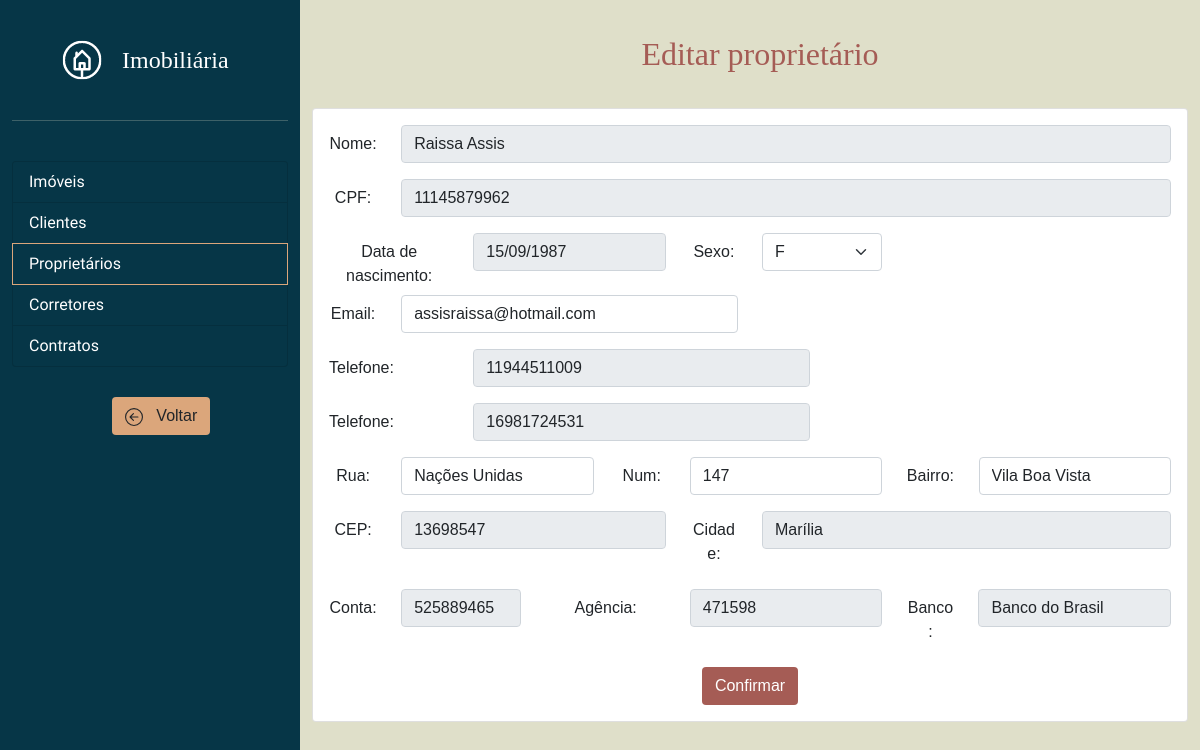
Screenshot of /pagina_proprietario_editar.php?cpf=11145879962 with the database file from the repository.
### tables this page shows
CREATE TABLE `proprietario` (
  `cpf` bigint(11) NOT NULL,
  `nome` varchar(40) NOT NULL,
  `sexo` varchar(1) DEFAULT NULL,
  `dataNascimento` date DEFAULT NULL,
  `email` varchar(30) NOT NULL,
  `endBairro` varchar(40) DEFAULT NULL,
  `endRua` varchar(40) DEFAULT NULL,
  `endNum` int(5) DEFAULT NULL,
  `cep` int(8) NOT NULL,
  `agencia` int(6) NOT NULL,
  `conta` bigint(9) NOT NULL
);

CREATE TABLE `telefoneproprietario` (
  `numero` bigint(12) NOT NULL,
  `cpfProprietario` bigint(11) NOT NULL
);

CREATE TABLE `cep_cidadeproprietario` (
  `cep` int(8) NOT NULL,
  `cidade` varchar(40) NOT NULL
);

CREATE TABLE `agencia_bancariaproprietario` (
  `banco` varchar(40) NOT NULL,
  `agenciaProprietario` int(6) NOT NULL,
  `contaProprietario` bigint(9) NOT NULL
);

### pagina_proprietario_editar.php (the view, shortened to what this page needs)
<!doctype html>
<html lang="en">
    <?php
        if(!isset($_REQUEST['cpf'])) {
            header('Location: index.php');
            exit;
            return;
        } else {
            $conexao = mysqli_connect("localhost","root","", "imobiliaria") or die("Erro");
            $cpf = $_REQUEST['cpf'];
            $query = "SELECT * FROM proprietario WHERE cpf = '$cpf'";
            $result = mysqli_query($conexao, $query) or die(mysql_error());
            if(!($row = mysqli_fetch_array($result))){
                header('Location: clientes.php');
                exit;
                return;
            }
        }
    ?>
  <head>
    <link rel="stylesheet" href="css/bootstrap.min.css">
    <link rel="stylesheet" href="css/style.css" />
  </head>
  <body>
    <div class="container-fluid h-100">
      <div class="row h-100">
        <div class="col-3" style="background-color: #063647; size: 20px;">
          <a href="" class="d-flex align-items-center mb-3 mb-md-0 me-md-auto text-white text-decoration-none" style="margin-top: 40px; margin-left: 50px;">
            <img src="images/logo.png" width="40px" height="40px">
            <span class="fs-4" style="margin-left: 20px; font-family: 'Playfair Display SC', serif;">
              Imobiliária
            </span>
          </a>
          <hr style="color: #DFDFC9; margin-top: 40px;">
          <div class="list-group text-white" style="margin-top: 40px; background-color: #063647; font-family: 'Taviraj', serif;">
            <a href="index.php" class="list-group-item list-group-item-action text-white" style="background-color: #063647;"> Imóveis </a>
            <a href="clientes.php" class="list-group-item list-group-item-action text-white" style="background-color: #063647;"> Clientes </a>
            <a href="proprietarios.php" class="list-group-item list-group-item-action text-white active" style="background-color: #063647; border-color: #DBA67B;" aria-current="true">
                Proprietários
            </a>
            <a href="corretores.php" class="list-group-item list-group-item-action text-white" style="background-color: #063647;">Corretores</a>
            <a href="contratos.php" class="list-group-item list-group-item-action text-white" style="background-color: #063647;">Contratos</a>
          </div>
          <a class="btn text-dark" style="background-color: #DBA67B; margin-top: 30px; margin-left: 100px;" href="proprietarios.php" role="button">
            &nbsp Voltar
          </a>
        </div>
        <div class="col" style="background-color: #DFDFC9;">
          <h1 class="h2 text-center" style="font-family: 'Playfair Display SC', serif; color: #A55C55; margin-left: 20px; margin-top: 35px; margin-bottom: 35px;">
              Editar proprietário
          </h1>
          <?php
          echo '
          <form action="back-end/atualizar_proprietario.php" method="post">
          <div class="card text-center">
              <div class="card-body">
                        <div class="mb-3 row">
                            <label for="inputNome" class="col-sm-1 col-form-label">Nome:</label>
                            <div class="col">
                                <input type="nome" class="col-sm-1 form-control" name="inputNome" id="inputNome" placeholder="Ex: Mariana Lima dos Santos" value="'.$row['nome'].'" readonly>
                            </div>
                        </div>
                        <div class="mb-3 row">
                            <label for="inputCPF" class="col-sm-1 col-form-label">CPF:</label>
                            <div class="col">
                                <input type="text" class="form-control" name="inputCPF" id="inputCPF" placeholder="Ex: 458.753.220-99" value="'.$row['cpf'].'" readonly>
                            </div>
                        </div>
                        <div class="row">
                            <label for="inputDataNasc" class="col-sm-2 col-form-label">Data de nascimento:</label>
                            <div class="col-sm-3">
                                <input type="dataNasc" class="form-control" name="inputDataNasc" id="inputDataNasc" placeholder="Ex: 15/10/2001" value="'.date("d/m/Y", strtotime($row['dataNascimento'])).'" readonly>
                            </div>
                            <label for="inputSexo" class="col-sm-1 col-form-label">Sexo:</label>
                            <div class="col-sm-2">
                                <div class="input-group col-sm-6">
                                    <select class="col-sm-6 form-select" name="inputSexo" id="inputSexo">';
                                    if($row['sexo'] == 'M') {
                                        echo '<option selected value="M">M</option>
                                        <option  value="F">F</option>';
                                    } else if($row['sexo'] == 'F'){
                                        echo '<option value="M">M</option>
                                        <option selected value="F">F</option>';
                                    }else {
                                        echo '<option value="M">M</option>
                                        <option value="F">F</option>';
                                    }
                                    echo '
                                    </select>
                                </div>
                            </div>
                        </div>
                        <div class="mb-3 row">
                            <label for="inputEmail" class="col-sm-1 col-form-label">Email:</label>
                            <div class="col-sm-5">
                                <input type="text" class="col-sm-1 form-control" name="inputEmail" id="inputEmail" placeholder="Ex: marialima@gmail.com" value="'.$row['email'].'">
                            </div>
                        </div>';
                        $query = "SELECT * FROM telefoneproprietario WHERE cpfProprietario = '$cpf'";
                        $result1 = mysqli_query($conexao, $query) or die(mysql_error());
                        while($row1 = mysqli_fetch_array($result1)) {
                            echo '
                            <div class="mb-3 row">
                                <label for="inputTelefone" class="col-sm-2 col-form-label text-start">Telefone:</label>
                                    <div class="col-sm-5">
                                    <input type="text" class="col-sm-1 form-control" placeholder="Ex: (18) 98745-9633" value="'.$row1['numero'].'" readonly>
                                    </div>
                            </div>';
                        }
                        echo '
                        <div class="mb-3 row">
                            <label for="inputRua" class="col-sm-1 col-form-label">Rua:</label>
                            <div class="col-sm-3">
                              <input type="rua" class="col-sm-1 form-control" name="inputRua" id="inputRua" placeholder="Ex: Rua Lemoeiro" value="'.$row['endRua'].'">
                            </div>
                            <label for="inputNum" class="col-sm-1 col-form-label">Num:</label>
                            <div class="col">
                              <input type="numero" class="col-sm-1 form-control" name="inputNum" id="inputNum" placeholder="Ex: 475" value="'.$row['endNum'].'">
                            </div>
                            <label for="inputBairro" class="col-sm-1 col-form-label">Bairro:</label>
                            <div class="col-sm-3">
                              <input type="bairro" class="col-sm-1 form-control" name="inputBairro" id="inputBairro" placeholder="Ex: Bairro das Flores" value="'.$row['endBairro'].'">
                            </div>
                          </div>
                        <div class="mb-3 row">
                            <label for="inputCEP" class="col-sm-1 col-form-label">CEP:</label>
                            <div class="col">
                                <input type="CEP" class="col-sm-1 form-control" name="inputCEP" id="inputCEP" placeholder="Ex: 12247-226" value="'.$row['cep'].'" readonly>
                            </div>
                            ';
                            $cep = $row['cep'];
                            $query = "SELECT * FROM CEP_CidadeProprietario WHERE cep = '$cep'";
                            $result1 = mysqli_query($conexao, $query) or die(mysql_error());
                            if($row1 = mysqli_fetch_array($result1)) {
                                echo '
                                <label for="inputCidade" class="col-sm-1 col-form-label">Cidade:</label>
                                <div class="col-sm-6">
                                <input type="cidade" class="col-sm-1 form-control" name="inputCidade" id="inputCidade" placeholder="Ex: Lima" value="'.$row1['cidade'].'" readonly>
                                </div>';
                            }
                        echo '</div>
                        <div class="mb-3 row">
                            <label for="inputConta" class="col-sm-1 col-form-label">Conta:</label>
                            <div class="col-2">
                              <input type="conta" class="col form-control" name="inputConta" id="inputConta" placeholder="Ex: 4895" value="'.$row['conta'].'" readonly>
                            </div>
                            <label for="inputAgencia" class="col-2 col-form-label text-center">Agência:</label>
                            <div class="col-sm-3">
                              <input type="agencia" class="col-sm-1 form-control" name="inputAgencia" id="inputAgencia" placeholder="Ex: 2258-9" value="'.$row['agencia'].'" readonly>
                            </div>';
                            $agencia = $row['agencia'];
                            $conta = $row['conta'];
                            $query = "SELECT * FROM agencia_bancariaProprietario WHERE agenciaProprietario = '$agencia' AND contaProprietario  = '$conta'";
                            $result1 = mysqli_query($conexao, $query);
                            if($row1 = mysqli_fetch_array($result1)) {
                                echo '
                                <label for="inputBanco" class="col-sm-1 col-form-label">Banco:</label>
                                <div class="col-sm-3">
                                  <input type="banco" class="col-sm-1 form-control" name="inputBanco" id="inputBanco" placeholder="Ex: Itaú" value="'.$row1['banco'].'" readonly>
                                </div>
                              ';
                            }
                          echo '</div>
                          <input type="text" class="d-none" name="inputC" value="'.$row['cpf'].'">
                          <button class="btn text-white" style="background-color: #A55C55;" type="submit" name="submit">Confirmar</button>
      </div>
      </div>
      </form>';
          ?>
      </div>
      </div>
    </div>
  </body>
</html>

### css/style.css (style rules this page uses)
html, body { height: 100%; font-family: 'Red Hat Text', sans-serif; }

### rows the page displays
proprietario: inputNome "Raissa Assis", inputCPF "11145879962", inputDataNasc "15/09/1987", inputSexo "F", inputEmail "assisraissa@hotmail.com", inputRua "Nações Unidas", inputNum "147", inputBairro "Vila Boa Vista", inputCEP "13698547", inputConta "525889465", inputAgencia "471598"
telefoneproprietario: numero "11944511009"
telefoneproprietario: numero "16981724531"
cep_cidadeproprietario: inputCidade "Marília"
agencia_bancariaproprietario: inputBanco "Banco do Brasil"
